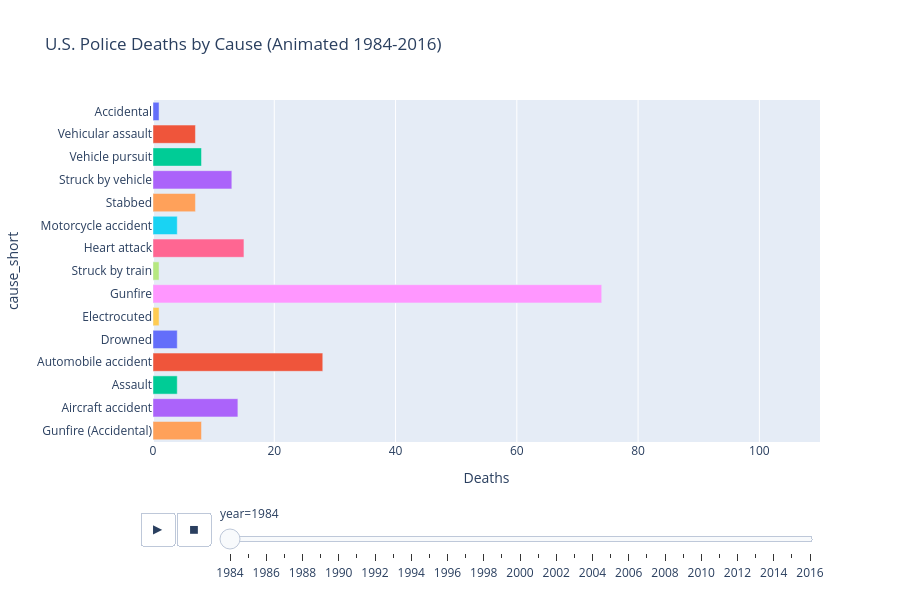

Source (notebook cell):
### Code cell
# Q.(7) Bar chart comparing the no. of deaths due to different causes, animatedby year

import pandas as pd
import plotly.express as px

# 1. Load the data
df = pd.read_csv("U.S.Death.csv")

# 2. Filter for years between 1984 and 2016
filtered_df = df[(df["year"] >= 1984) & (df["year"] <= 2016)]

# 3. Group by 'year' and 'cause_short' to count how many deaths each cause had per year
animated_data = (
    filtered_df.groupby(["year", "cause_short"]).size().reset_index(name="Deaths")
)

# 4. Sort the data sequentially by year
animated_data = animated_data.sort_values(by="year")

# 5. Build the animated horizontal bar chart
fig = px.bar(
    animated_data,
    x="Deaths",  # Length of the bar represents total deaths
    y="cause_short",  # Labels on the side represent causes of death
    color="cause_short",  # Gives each cause a unique distinct color
    animation_frame="year",  # Creates the animation timeline slider by year
    orientation="h",  # 'h' makes it a horizontal bar chart (easy to read labels)
    title="U.S. Police Deaths by Cause (Animated 1984-2016)",
    range_x=[0, 110],  # Keeps the chart axis stable so it doesn't bounce around
)

# 6. Make the layout look clean and wide
fig.update_layout(showlegend=False, height=600)

# 7. Display the interactive animated chart
fig.show()

### Figure 1 — Plotly figure (JSON) as saved in the notebook; plotly's stock layout.template omitted (floating-point values rounded to 4 significant figures)
{"data": [{"hovertemplate": "cause_short=%{y}<br>year=1984<br>Deaths=%{x}<extra></extra>", "legendgroup": "Accidental", "marker": {"color": "#636efa", "pattern": {"shape": ""}}, "name": "Accidental", "orientation": "h", "showlegend": true, "textposition": "auto", "type": "bar", "x": [1], "xaxis": "x", "y": ["Accidental"], "yaxis": "y"}, {"hovertemplate": "cause_short=%{y}<br>year=1984<br>Deaths=%{x}<extra></extra>", "legendgroup": "Vehicular assault", "marker": {"color": "#EF553B", "pattern": {"shape": ""}}, "name": "Vehicular assault", "orientation": "h", "showlegend": true, "textposition": "auto", "type": "bar", "x": [7], "xaxis": "x", "y": ["Vehicular assault"], "yaxis": "y"}, {"hovertemplate": "cause_short=%{y}<br>year=1984<br>Deaths=%{x}<extra></extra>", "legendgroup": "Vehicle pursuit", "marker": {"color": "#00cc96", "pattern": {"shape": ""}}, "name": "Vehicle pursuit", "orientation": "h", "showlegend": true, "textposition": "auto", "type": "bar", "x": [8], "xaxis": "x", "y": ["Vehicle pursuit"], "yaxis": "y"}, {"hovertemplate": "cause_short=%{y}<br>year=1984<br>Deaths=%{x}<extra></extra>", "legendgroup": "Struck by vehicle", "marker": {"color": "#ab63fa", "pattern": {"shape": ""}}, "name": "Struck by vehicle", "orientation": "h", "showlegend": true, "textposition": "auto", "type": "bar", "x": [13], "xaxis": "x", "y": ["Struck by vehicle"], "yaxis": "y"}, {"hovertemplate": "cause_short=%{y}<br>year=1984<br>Deaths=%{x}<extra></extra>", "legendgroup": "Stabbed", "marker": {"color": "#FFA15A", "pattern": {"shape": ""}}, "name": "Stabbed", "orientation": "h", "showlegend": true, "textposition": "auto", "type": "bar", "x": [7], "xaxis": "x", "y": ["Stabbed"], "yaxis": "y"}, {"hovertemplate": "cause_short=%{y}<br>year=1984<br>Deaths=%{x}<extra></extra>", "legendgroup": "Motorcycle accident", "marker": {"color": "#19d3f3", "pattern": {"shape": ""}}, "name": "Motorcycle accident", "orientation": "h", "showlegend": true, "textposition": "auto", "type": "bar", "x": [4], "xaxis": "x", "y": ["Motorcycle accident"], "yaxis": "y"}, {"hovertemplate": "cause_short=%{y}<br>year=1984<br>Deaths=%{x}<extra></extra>", "legendgroup": "Heart attack", "marker": {"color": "#FF6692", "pattern": {"shape": ""}}, "name": "Heart attack", "orientation": "h", "showlegend": true, "textposition": "auto", "type": "bar", "x": [15], "xaxis": "x", "y": ["Heart attack"], "yaxis": "y"}, {"hovertemplate": "cause_short=%{y}<br>year=1984<br>Deaths=%{x}<extra></extra>", "legendgroup": "Struck by train", "marker": {"color": "#B6E880", "pattern": {"shape": ""}}, "name": "Struck by train", "orientation": "h", "showlegend": true, "textposition": "auto", "type": "bar", "x": [1], "xaxis": "x", "y": ["Struck by train"], "yaxis": "y"}, {"hovertemplate": "cause_short=%{y}<br>year=1984<br>Deaths=%{x}<extra></extra>", "legendgroup": "Gunfire", "marker": {"color": "#FF97FF", "pattern": {"shape": ""}}, "name": "Gunfire", "orientation": "h", "showlegend": true, "textposition": "auto", "type": "bar", "x": [74], "xaxis": "x", "y": ["Gunfire"], "yaxis": "y"}, {"hovertemplate": "cause_short=%{y}<br>year=1984<br>Deaths=%{x}<extra></extra>", "legendgroup": "Electrocuted", "marker": {"color": "#FECB52", "pattern": {"shape": ""}}, "name": "Electrocuted", "orientation": "h", "showlegend": true, "textposition": "auto", "type": "bar", "x": [1], "xaxis": "x", "y": ["Electrocuted"], "yaxis": "y"}, {"hovertemplate": "cause_short=%{y}<br>year=1984<br>Deaths=%{x}<extra></extra>", "legendgroup": "Drowned", "marker": {"color": "#636efa", "pattern": {"shape": ""}}, "name": "Drowned", "orientation": "h", "showlegend": true, "textposition": "auto", "type": "bar", "x": [4], "xaxis": "x", "y": ["Drowned"], "yaxis": "y"}, {"hovertemplate": "cause_short=%{y}<br>year=1984<br>Deaths=%{x}<extra></extra>", "legendgroup": "Automobile accident", "marker": {"color": "#EF553B", "pattern": {"shape": ""}}, "name": "Automobile accident", "orientation": "h", "showlegend": true, "textposition": "auto", "type": "bar", "x": [28], "xaxis": "x", "y": ["Automobile accident"], "yaxis": "y"}, {"hovertemplate": "cause_short=%{y}<br>year=1984<br>Deaths=%{x}<extra></extra>", "legendgroup": "Assault", "marker": {"color": "#00cc96", "pattern": {"shape": ""}}, "name": "Assault", "orientation": "h", "showlegend": true, "textposition": "auto", "type": "bar", "x": [4], "xaxis": "x", "y": ["Assault"], "yaxis": "y"}, {"hovertemplate": "cause_short=%{y}<br>year=1984<br>Deaths=%{x}<extra></extra>", "legendgroup": "Aircraft accident", "marker": {"color": "#ab63fa", "pattern": {"shape": ""}}, "name": "Aircraft accident", "orientation": "h", "showlegend": true, "textposition": "auto", "type": "bar", "x": [14], "xaxis": "x", "y": ["Aircraft accident"], "yaxis": "y"}, {"hovertemplate": "cause_short=%{y}<br>year=1984<br>Deaths=%{x}<extra></extra>", "legendgroup": "Gunfire (Accidental)", "marker": {"color": "#FFA15A", "pattern": {"shape": ""}}, "name": "Gunfire (Accidental)", "orientation": "h", "showlegend": true, "textposition": "auto", "type": "bar", "x": [8], "xaxis": "x", "y": ["Gunfire (Accidental)"], "yaxis": "y"}], "layout": {"barmode": "relative", "height": 600, "legend": {"title": {"text": "cause_short"}, "tracegroupgap": 0}, "showlegend": false, "sliders": [{"active": 0, "currentvalue": {"prefix": "year="}, "len": 0.9, "pad": {"b": 10, "t": 60}, "steps": [{"args": [["1984"], {"frame": {"duration": 0, "redraw": true}, "fromcurrent": true, "mode": "immediate", "transition": {"duration": 0, "easing": "linear"}}], "label": "1984", "method": "animate"}, {"args": [["1985"], {"frame": {"duration": 0, "redraw": true}, "fromcurrent": true, "mode": "immediate", "transition": {"duration": 0, "easing": "linear"}}], "label": "1985", "method": "animate"}, {"args": [["1986"], {"frame": {"duration": 0, "redraw": true}, "fromcurrent": true, "mode": "immediate", "transition": {"duration": 0, "easing": "linear"}}], "label": "1986", "method": "animate"}, {"args": [["1987"], {"frame": {"duration": 0, "redraw": true}, "fromcurrent": true, "mode": "immediate", "transition": {"duration": 0, "easing": "linear"}}], "label": "1987", "method": "animate"}, {"args": [["1988"], {"frame": {"duration": 0, "redraw": true}, "fromcurrent": true, "mode": "immediate", "transition": {"duration": 0, "easing": "linear"}}], "label": "1988", "method": "animate"}, {"args": [["1989"], {"frame": {"duration": 0, "redraw": true}, "fromcurrent": true, "mode": "immediate", "transition": {"duration": 0, "easing": "linear"}}], "label": "1989", "method": "animate"}, {"args": [["1990"], {"frame": {"duration": 0, "redraw": true}, "fromcurrent": true, "mode": "immediate", "transition": {"duration": 0, "easing": "linear"}}], "label": "1990", "method": "animate"}, {"args": [["1991"], {"frame": {"duration": 0, "redraw": true}, "fromcurrent": true, "mode": "immediate", "transition": {"duration": 0, "easing": "linear"}}], "label": "1991", "method": "animate"}, {"args": [["1992"], {"frame": {"duration": 0, "redraw": true}, "fromcurrent": true, "mode": "immediate", "transition": {"duration": 0, "easing": "linear"}}], "label": "1992", "method": "animate"}, {"args": [["1993"], {"frame": {"duration": 0, "redraw": true}, "fromcurrent": true, "mode": "immediate", "transition": {"duration": 0, "easing": "linear"}}], "label": "1993", "method": "animate"}, {"args": [["1994"], {"frame": {"duration": 0, "redraw": true}, "fromcurrent": true, "mode": "immediate", "transition": {"duration": 0, "easing": "linear"}}], "label": "1994", "method": "animate"}, {"args": [["1995"], {"frame": {"duration": 0, "redraw": true}, "fromcurrent": true, "mode": "immediate", "transition": {"duration": 0, "easing": "linear"}}], "label": "1995", "method": "animate"}, {"args": [["1996"], {"frame": {"duration": 0, "redraw": true}, "fromcurrent": true, "mode": "immediate", "transition": {"duration": 0, "easing": "linear"}}], "label": "1996", "method": "animate"}, {"args": [["1997"], {"frame": {"duration": 0, "redraw": true}, "fromcurrent": true, "mode": "immediate", "transition": {"duration": 0, "easing": "linear"}}], "label": "1997", "method": "animate"}, {"args": [["1998"], {"frame": {"duration": 0, "redraw": true}, "fromcurrent": true, "mode": "immediate", "transition": {"duration": 0, "easing": "linear"}}], "label": "1998", "method": "animate"}, {"args": [["1999"], {"frame": {"duration": 0, "redraw": true}, "fromcurrent": true, "mode": "immediate", "transition": {"duration": 0, "easing": "linear"}}], "label": "1999", "method": "animate"}, {"args": [["2000"], {"frame": {"duration": 0, "redraw": true}, "fromcurrent": true, "mode": "immediate", "transition": {"duration": 0, "easing": "linear"}}], "label": "2000", "method": "animate"}, {"args": [["2001"], {"frame": {"duration": 0, "redraw": true}, "fromcurrent": true, "mode": "immediate", "transition": {"duration": 0, "easing": "linear"}}], "label": "2001", "method": "animate"}, {"args": [["2002"], {"frame": {"duration": 0, "redraw": true}, "fromcurrent": true, "mode": "immediate", "transition": {"duration": 0, "easing": "linear"}}], "label": "2002", "method": "animate"}, {"args": [["2003"], {"frame": {"duration": 0, "redraw": true}, "fromcurrent": true, "mode": "immediate", "transition": {"duration": 0, "easing": "linear"}}], "label": "2003", "method": "animate"}, {"args": [["2004"], {"frame": {"duration": 0, "redraw": true}, "fromcurrent": true, "mode": "immediate", "transition": {"duration": 0, "easing": "linear"}}], "label": "2004", "method": "animate"}, {"args": [["2005"], {"frame": {"duration": 0, "redraw": true}, "fromcurrent": true, "mode": "immediate", "transition": {"duration": 0, "easing": "linear"}}], "label": "2005", "method": "animate"}, {"args": [["2006"], {"frame": {"duration": 0, "redraw": true}, "fromcurrent": true, "mode": "immediate", "transition": {"duration": 0, "easing": "linear"}}], "label": "2006", "method": "animate"}, {"args": [["2007"], {"frame": {"duration": 0, "redraw": true}, "fromcurrent": true, "mode": "immediate", "transition": {"duration": 0, "easing": "linear"}}], "label": "2007", "method": "animate"}, {"args": [["2008"], {"frame": {"duration": 0, "redraw": true}, "fromcurrent": true, "mode": "immediate", "transition": {"duration": 0, "easing": "linear"}}], "label": "2008", "method": "animate"}, {"args": [["2009"], {"frame": {"duration": 0, "redraw": true}, "fromcurrent": true, "mode": "immediate", "transition": {"duration": 0, "easing": "linear"}}], "label": "2009", "method": "animate"}, {"args": [["2010"], {"frame": {"duration": 0, "redraw": true}, "fromcurrent": true, "mode": "immediate", "transition": {"duration": 0, "easing": "linear"}}], "label": "2010", "method": "animate"}, {"args": [["2011"], {"frame": {"duration": 0, "redraw": true}, "fromcurrent": true, "mode": "immediate", "transition": {"duration": 0, "easing": "linear"}}], "label": "2011", "method": "animate"}, {"args": [["2012"], {"frame": {"duration": 0, "redraw": true}, "fromcurrent": true, "mode": "immediate", "transition": {"duration": 0, "easing": "linear"}}], "label": "2012", "method": "animate"}, {"args": [["2013"], {"frame": {"duration": 0, "redraw": true}, "fromcurrent": true, "mode": "immediate", "transition": {"duration": 0, "easing": "linear"}}], "label": "2013", "method": "animate"}, {"args": [["2014"], {"frame": {"duration": 0, "redraw": true}, "fromcurrent": true, "mode": "immediate", "transition": {"duration": 0, "easing": "linear"}}], "label": "2014", "method": "animate"}, {"args": [["2015"], {"frame": {"duration": 0, "redraw": true}, "fromcurrent": true, "mode": "immediate", "transition": {"duration": 0, "easing": "linear"}}], "label": "2015", "method": "animate"}, {"args": [["2016"], {"frame": {"duration": 0, "redraw": true}, "fromcurrent": true, "mode": "immediate", "transition": {"duration": 0, "easing": "linear"}}], "label": "2016", "method": "animate"}], "x": 0.1, "xanchor": "left", "y": 0, "yanchor": "top"}], "title": {"text": "U.S. Police Deaths by Cause (Animated 1984-2016)"}, "updatemenus": [{"buttons": [{"args": [null, {"frame": {"duration": 500, "redraw": true}, "fromcurrent": true, "mode": "immediate", "transition": {"duration": 500, "easing": "linear"}}], "label": "&#9654;", "method": "animate"}, {"args": [[null], {"frame": {"duration": 0, "redraw": true}, "fromcurrent": true, "mode": "immediate", "transition": {"duration": 0, "easing": "linear"}}], "label": "&#9724;", "method": "animate"}], "direction": "left", "pad": {"r": 10, "t": 70}, "showactive": false, "type": "buttons", "x": 0.1, "xanchor": "right", "y": 0, "yanchor": "top"}], "xaxis": {"anchor": "y", "domain": [0, 1], "range": [0, 110], "title": {"text": "Deaths"}}, "yaxis": {"anchor": "x", "categoryarray": ["Poisoned", "Asphyxiation", "Unidentified", "Train accident", "9/11 related illness", "Exposure", "Boating accident", "Weather/Natural disaster", "Bicycle accident", "Terrorist attack", "Heat exhaustion", "Training accident", "Bomb", "Fall", "Fire", "Exposure to toxins", "Animal related", "Explosion", "Duty related illness", "Gunfire (Accidental)", "Aircraft accident", "Assault", "Automobile accident", "Drowned", "Electrocuted", "Gunfire", "Struck by train", "Heart attack", "Motorcycle accident", "Stabbed", "Struck by vehicle", "Vehicle pursuit", "Vehicular assault", "Accidental"], "categoryorder": "array", "domain": [0, 1], "title": {"text": "cause_short"}}}}
